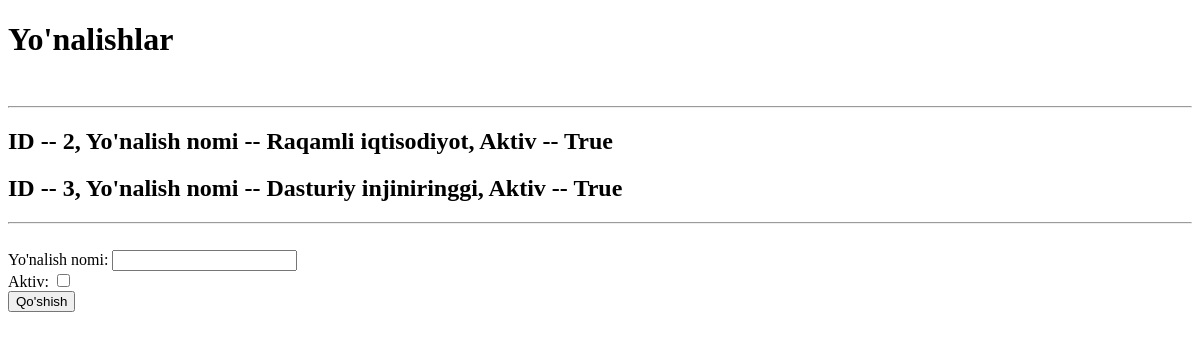
Before: /direction/ with the older database file.
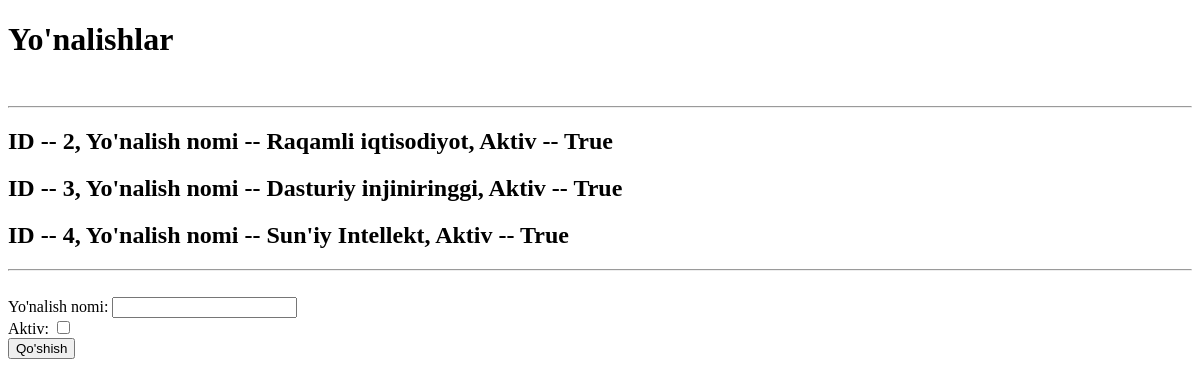
After: the same page with the newer database file.
### taskApp/models.py (models this page shows, shortened)
class Yonalish(models.Model):
    nom = models.CharField(max_length=255)
    aktiv = models.BooleanField(default=True)

### taskApp/views.py (the view)
# urls.py: path('direction/', direction),
def direction(request):
    if request.method == 'POST':
        Yonalish.objects.create(
            nom=request.POST.get("nom"),
            aktiv=request.POST.get("aktiv") == "on"
        )
    content = {
        "direction": Yonalish.objects.all()
    }
    return render(request, 'direction.html', content)

### templates/direction.html (shortened to what this page needs)
<!DOCTYPE html>
<html lang="en">
<head>
</head>
<body>
<h1>Yo'nalishlar</h1>
<br>
<hr>
{% for d in direction %}
<h2>ID -- {{d.id}}, Yo'nalish nomi -- {{d.nom}}, Aktiv -- {{d.aktiv}}</h2>
{% endfor %}
<hr>
<br>
<form method="post">
    <label for="nom">Yo'nalish nomi: </label>
    <input type="text" name="nom" id="nom"><br>
    <label for="aktiv">Aktiv: </label>
    <input type="checkbox" id="aktiv" name="aktiv"><br>
    <button>Qo'shish</button>
</form>
</body>
</html>

Changed rows visible on the page:
added Yonalish: id "4", nom "Sun'iy Intellekt", aktiv "True"
